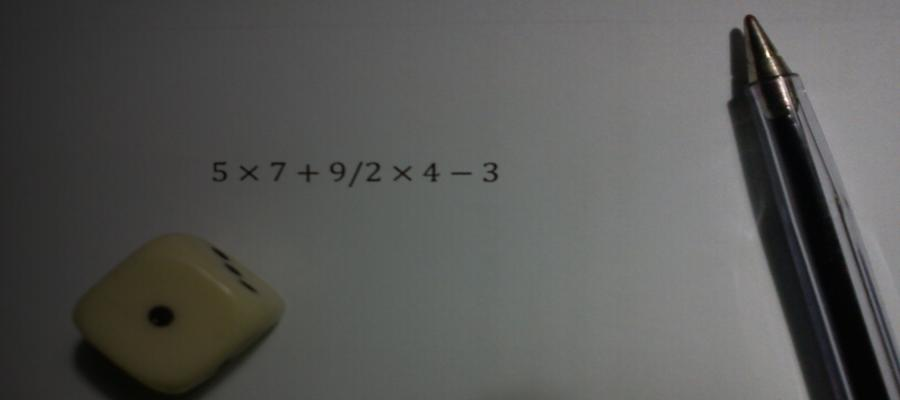
%> input picture Case 7.jpg, 900 x 400 px
$ octave --eval "result = FindEquation(imread('Case 7.jpg'));"   (GNU Octave 9; MATLAB toolbox functions it lacks are replaced by stand-ins)
%> lines starting %> are read from the running program, lines starting %| are printed output that depends on the picture; in (x1, y1, x2, y2) boxes, pixels count from 0 and x2, y2 are one past the last pixel; in counts of white or black regions, pixels touching at a corner belong together; the program's own positions count from 1
### iswhite.m
function x = iswhite(img)
[w,h] = size(img);
white=0;
black=0;
for i=1:w
    for j=1:h
        if(img(i,j)==1)
            white=white+1;
        else
            black=black+1;
        end
    end
end
if(white>black)x=1;
else x=0;
end

### FindEquation.m
function NewImage = FindEquation(img)
[W,H,THR] = size(img);
%> W = 400; H = 900; THR = 3
B=img;
%> B is the input picture: size 400x900x3 uint8; mean R, G, B 87.2, 87.5, 85.3
if(THR>1)
B = rgb2gray(B);
%> B: size 400x900 uint8
end
NewImage = imbinarize(B);
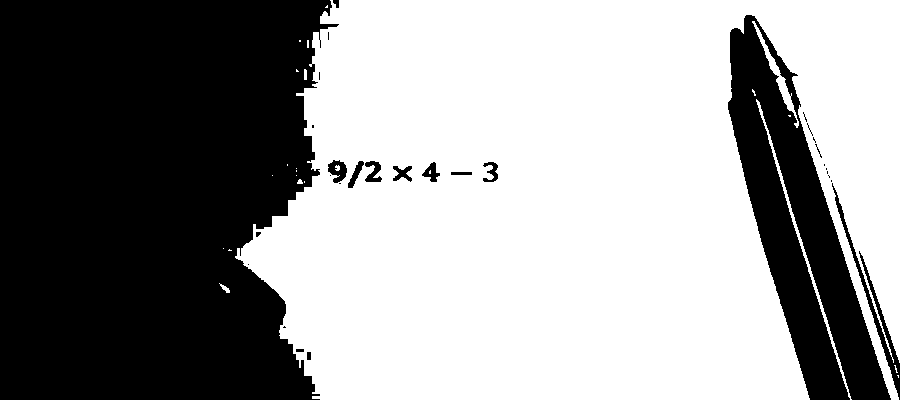
%> NewImage: size 400x900 logical; 59.4% white; 30 black regions (17 under 20 px), largest, box (x1, y1, x2, y2) and area: (0, 0, 339, 400) 118098, (728, 15, 891, 400) 25327, (832, 183, 900, 400) 1360
if(~iswhite(NewImage))
%> after the loop in iswhite, `for i=1:w`: black = 146187; white = 213813
    NewImage = ~NewImage;
end

SE = [0 1 0; 1 1 1; 0 1 0];

NewImage = imdilate(NewImage,SE);
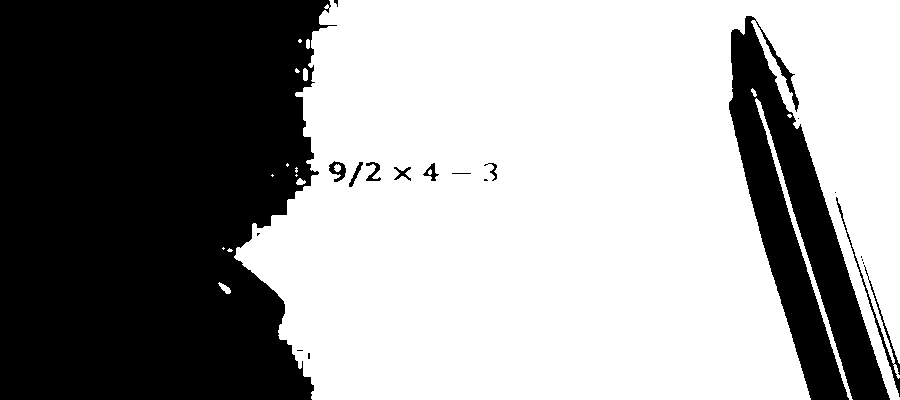
%> NewImage: size 400x900 logical; 60.5% white; 20 black regions (11 under 20 px), largest, box (x1, y1, x2, y2) and area: (0, 0, 337, 400) 117213, (729, 16, 890, 400) 23661, (836, 197, 900, 397) 708

 for i=0:50
 NewImage = imerode(NewImage,SE);
 end
%> this loop made 51 passes
%> pass 1, in FindEquation, `NewImage = imerode(NewImage,SE);`:
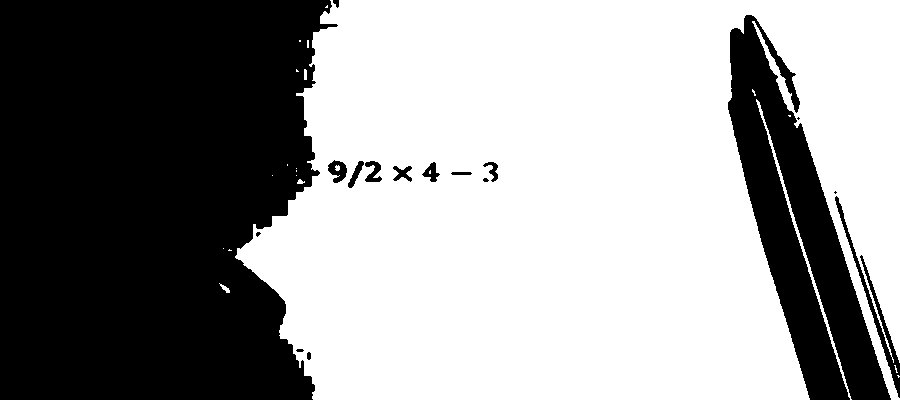
%> NewImage: size 400x900 logical; 59.5% white; 17 black regions (4 under 20 px), largest, box (x1, y1, x2, y2) and area: (0, 0, 338, 400) 117987, (728, 15, 891, 400) 25291, (835, 196, 900, 398) 1327
%> pass 3, in FindEquation, `NewImage = imerode(NewImage,SE);`:
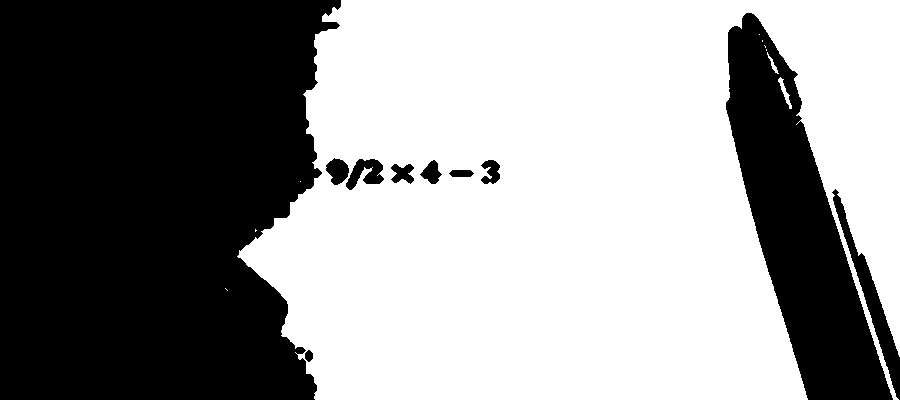
%> NewImage: size 400x900 logical; 57.7% white; 10 black regions, largest, box (x1, y1, x2, y2) and area: (0, 0, 341, 400) 119452, (726, 13, 893, 400) 28201, (832, 189, 900, 400) 2364
%> after the loop:
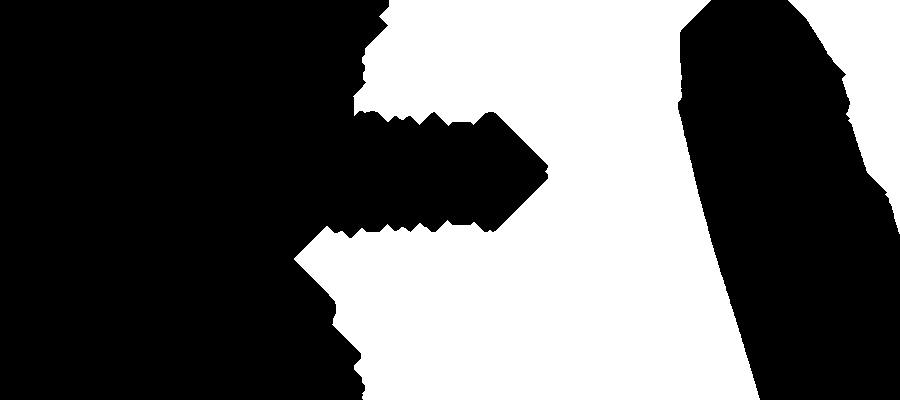
%> NewImage: size 400x900 logical; 37.7% white; 2 white regions, box (x1, y1, x2, y2) and area: (294, 0, 760, 400) 124261, (788, 0, 900, 234) 11521

 NewImage=~NewImage;
 %%%%%%%%%%%%%%%%%%%%%%%%%%%%%%%%%%%%%
 ValidOrNot=[];

 values=[];
count = [];
cc = bwconncomp(NewImage);
%> cc = 2 connected components


for i=1:cc.NumObjects
    n = cc.PixelIdxList{1,i};
    [N , ~] = size(n);
    dfsminx=100000000;
    dfsminy=100000000;
    dfsmaxx=0;
    dfsmaxy=0;
    BorderOrNot=0;
    for j=1:N
        idx = n(j);
        [row , col] = ind2sub([W,H],idx);
       if(row==1||col==1||row==W||col==H)
           BorderOrNot=1;
       end
       dfsminx=min(dfsminx,row);
       dfsminy=min(dfsminy,col);
       dfsmaxx=max(dfsmaxx,row);
       dfsmaxy=max(dfsmaxy,col);
    end

        ValidOrNot = [ValidOrNot BorderOrNot];
        count = [count N];
    values = [values;dfsminx dfsminy dfsmaxx dfsmaxy];
end
%> this loop made 2 passes
%> (N, ValidOrNot, count) on pass 1: (159061, 1, 159061)
%> (N, count, values) on pass 2: (65157, [159061 65157], [1 1 400 548; 1 679 400 900])
 %%%%%%%%%%%%%%%%%%%%%%%%%%%%%%%%%%%%%%%%%%%%

 [~ , N]=size(ValidOrNot);
%> N = 2
 Maxcount=0;
minx=100000;
maxx=0;
miny=100000;
maxy=0;
CanHappen=1;
 for i=1:N
    if(~ValidOrNot(i))
        if(count(i)>Maxcount)
        minx=values(i,1);
        miny=values(i,2);
        maxx=values(i,3);
        maxy=values(i,4);
        Maxcount=count(i);
        CanHappen=0;
        end

    else if(CanHappen)
        minx=values(i,1);
        miny=values(i,2);
        maxx=values(i,3);
        maxy=values(i,4);
    end
 end


NewImage =imcrop(img,[miny+20 minx+30 maxy-miny-30 maxx-minx-50]);
figure,imshow(NewImage);
end
%> this loop made 2 passes
%> (minx, miny, maxx, maxy) on passes 1 to 2: (1, 1, 400, 548), (1, 679, 400, 900)
%> pass 1, in FindEquation, `NewImage =imcrop(img,[miny+20 minx+30 maxy-miny-30 maxx-minx-50]);`:
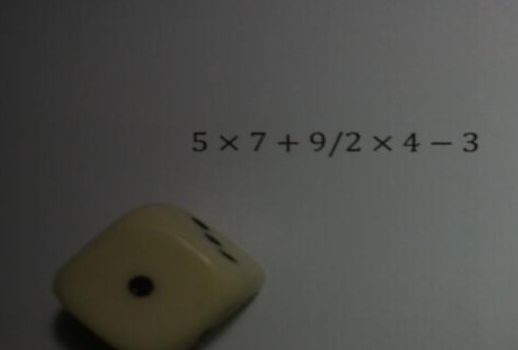
%> NewImage: size 350x518x3 uint8; mean R, G, B 75.8, 76.3, 72.3
%> pass 2, in FindEquation, `NewImage =imcrop(img,[miny+20 minx+30 maxy-miny-30 maxx-minx-50]);`:
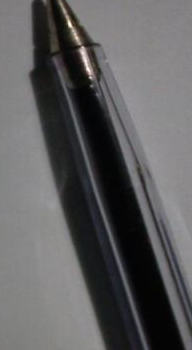
%> NewImage: size 350x192x3 uint8; mean R, G, B 94.5, 93.9, 94.8
%> after the loop, CanHappen = 1; Maxcount = 0
